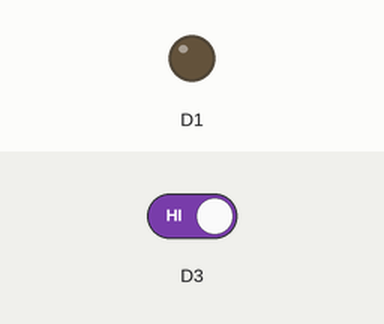
Simulated run of this sketch. Board: ESP8266 (NodeMCU). On the bench: output pins drawn as LEDs (lit = HIGH). The test bench sets the inputs (shaded band); at power-on: D3 HIGH.

Above: at 1.2 s.
1.3 s: D3 driven LOW
At 2.1 s:
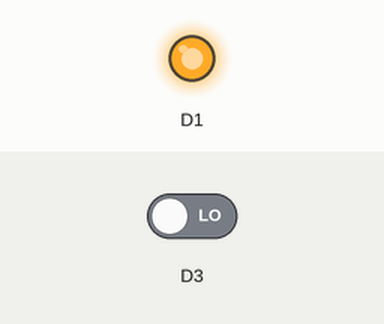
2.8 s: D3 driven HIGH
At 3.3 s:
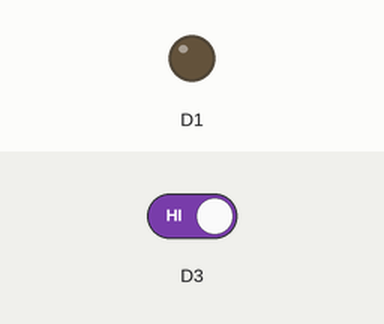
Timing chart, 0 to 5.8 s (numbered marks = the images above; inputs shaded):
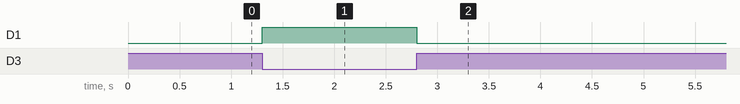

The sketch:

contador_binatio_boton_flash.ino
```cpp
// Francisco Javier Chacón de Dios
// Diplomado de titulación 2021 (Febrero-Abril)
// contador_binario_boton_flash.ino
// Práctica de contador binario usando 3 bits de 0 a 7 aumentando cada que presionan el boton flash.

void setup() {
  pinMode(D1, OUTPUT);
  pinMode(D3, INPUT);
}

void loop() {
  byte buttonStatus = digitalRead(D3);
  digitalWrite(D1, buttonStatus == HIGH ? LOW : HIGH);
}
```

Measured:
- after the input at 1.3 s, D1: LOW → HIGH at once
- after the input at 2.8 s, D1: HIGH → LOW at once
